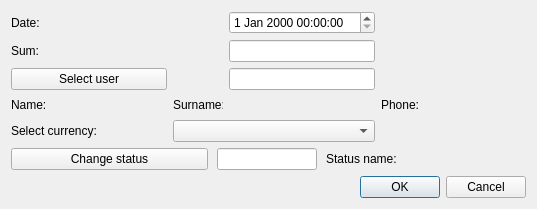
<?xml version="1.0" encoding="UTF-8"?>
<ui version="4.0">
 <class>CreatePayment</class>
 <widget class="QDialog" name="CreatePayment">
  <property name="geometry">
   <rect>
    <x>0</x>
    <y>0</y>
    <width>537</width>
    <height>209</height>
   </rect>
  </property>
  <property name="windowTitle">
   <string>Create/Update payment</string>
  </property>
  <property name="locale">
   <locale language="English" country="UnitedStates"/>
  </property>
  <property name="modal">
   <bool>false</bool>
  </property>
  <layout class="QGridLayout" name="gridLayout">
   <property name="leftMargin">
    <number>11</number>
   </property>
   <property name="topMargin">
    <number>11</number>
   </property>
   <property name="rightMargin">
    <number>11</number>
   </property>
   <property name="bottomMargin">
    <number>11</number>
   </property>
   <item row="4" column="3">
    <widget class="QLineEdit" name="userEdit">
     <property name="toolTip">
      <string>Must not be empty</string>
     </property>
     <property name="readOnly">
      <bool>true</bool>
     </property>
    </widget>
   </item>
   <item row="5" column="4">
    <widget class="QLabel" name="phoneLb">
     <property name="text">
      <string>Phone:</string>
     </property>
    </widget>
   </item>
   <item row="5" column="2">
    <widget class="QLabel" name="surnameLb">
     <property name="minimumSize">
      <size>
       <width>50</width>
       <height>0</height>
      </size>
     </property>
     <property name="maximumSize">
      <size>
       <width>50</width>
       <height>16777215</height>
      </size>
     </property>
     <property name="text">
      <string>Surname:</string>
     </property>
    </widget>
   </item>
   <item row="5" column="3">
    <widget class="QLabel" name="surnamePh">
     <property name="minimumSize">
      <size>
       <width>100</width>
       <height>0</height>
      </size>
     </property>
     <property name="font">
      <font>
       <family>Times New Roman</family>
       <pointsize>12</pointsize>
       <weight>75</weight>
       <italic>true</italic>
       <bold>true</bold>
      </font>
     </property>
     <property name="text">
      <string/>
     </property>
    </widget>
   </item>
   <item row="5" column="5">
    <widget class="QLabel" name="phonePh">
     <property name="minimumSize">
      <size>
       <width>100</width>
       <height>0</height>
      </size>
     </property>
     <property name="font">
      <font>
       <family>Times New Roman</family>
       <pointsize>12</pointsize>
       <weight>75</weight>
       <italic>true</italic>
       <bold>true</bold>
      </font>
     </property>
     <property name="text">
      <string/>
     </property>
    </widget>
   </item>
   <item row="8" column="0" colspan="6">
    <layout class="QHBoxLayout" name="horizontalLayout">
     <item>
      <spacer name="horizontalSpacer">
       <property name="orientation">
        <enum>Qt::Horizontal</enum>
       </property>
       <property name="sizeHint" stdset="0">
        <size>
         <width>40</width>
         <height>20</height>
        </size>
       </property>
      </spacer>
     </item>
     <item>
      <widget class="QPushButton" name="okBtn">
       <property name="text">
        <string>OK</string>
       </property>
      </widget>
     </item>
     <item>
      <widget class="QPushButton" name="cancelBtn">
       <property name="text">
        <string>Cancel</string>
       </property>
      </widget>
     </item>
    </layout>
   </item>
   <item row="5" column="0">
    <widget class="QLabel" name="nameLb">
     <property name="minimumSize">
      <size>
       <width>50</width>
       <height>0</height>
      </size>
     </property>
     <property name="maximumSize">
      <size>
       <width>50</width>
       <height>16777215</height>
      </size>
     </property>
     <property name="text">
      <string>Name:</string>
     </property>
    </widget>
   </item>
   <item row="0" column="0">
    <widget class="QLabel" name="dateLb">
     <property name="text">
      <string>Date:</string>
     </property>
    </widget>
   </item>
   <item row="2" column="0">
    <widget class="QLabel" name="valieLb">
     <property name="text">
      <string>Sum:</string>
     </property>
    </widget>
   </item>
   <item row="5" column="1">
    <widget class="QLabel" name="namePh">
     <property name="minimumSize">
      <size>
       <width>100</width>
       <height>0</height>
      </size>
     </property>
     <property name="font">
      <font>
       <family>Times New Roman</family>
       <pointsize>12</pointsize>
       <weight>75</weight>
       <italic>true</italic>
       <bold>true</bold>
      </font>
     </property>
     <property name="text">
      <string/>
     </property>
    </widget>
   </item>
   <item row="6" column="0" colspan="2">
    <widget class="QLabel" name="currencyLb">
     <property name="text">
      <string>Select currency:</string>
     </property>
    </widget>
   </item>
   <item row="4" column="0" colspan="2">
    <widget class="QPushButton" name="userBtn">
     <property name="minimumSize">
      <size>
       <width>150</width>
       <height>0</height>
      </size>
     </property>
     <property name="text">
      <string>Select user</string>
     </property>
    </widget>
   </item>
   <item row="6" column="2" colspan="2">
    <widget class="QComboBox" name="currencyCmb"/>
   </item>
   <item row="2" column="3">
    <widget class="QLineEdit" name="valueEdit">
     <property name="toolTip">
      <string>&lt;html&gt;&lt;head/&gt;&lt;body&gt;&lt;p&gt;For example: 300 (depending on currency, in that case 300 USD)&lt;/p&gt;&lt;/body&gt;&lt;/html&gt;</string>
     </property>
    </widget>
   </item>
   <item row="0" column="3">
    <widget class="QDateTimeEdit" name="dateEdit"/>
   </item>
   <item row="7" column="0" colspan="6">
    <widget class="QWidget" name="statusWidget" native="true">
     <layout class="QHBoxLayout" name="horizontalLayout_3">
      <property name="spacing">
       <number>9</number>
      </property>
      <property name="leftMargin">
       <number>0</number>
      </property>
      <property name="topMargin">
       <number>0</number>
      </property>
      <property name="rightMargin">
       <number>0</number>
      </property>
      <property name="bottomMargin">
       <number>0</number>
      </property>
      <item>
       <widget class="QPushButton" name="statusBtn">
        <property name="sizePolicy">
         <sizepolicy hsizetype="Fixed" vsizetype="Fixed">
          <horstretch>0</horstretch>
          <verstretch>0</verstretch>
         </sizepolicy>
        </property>
        <property name="minimumSize">
         <size>
          <width>197</width>
          <height>0</height>
         </size>
        </property>
        <property name="text">
         <string>Change status</string>
        </property>
       </widget>
      </item>
      <item>
       <widget class="QLineEdit" name="statusEdit">
        <property name="readOnly">
         <bool>true</bool>
        </property>
       </widget>
      </item>
      <item>
       <widget class="QLabel" name="statusLb">
        <property name="text">
         <string>Status name:</string>
        </property>
       </widget>
      </item>
      <item>
       <widget class="QLabel" name="statusPh">
        <property name="minimumSize">
         <size>
          <width>120</width>
          <height>0</height>
         </size>
        </property>
        <property name="font">
         <font>
          <family>Times New Roman</family>
          <pointsize>12</pointsize>
          <weight>75</weight>
          <italic>true</italic>
          <bold>true</bold>
         </font>
        </property>
        <property name="text">
         <string/>
        </property>
       </widget>
      </item>
     </layout>
    </widget>
   </item>
  </layout>
 </widget>
 <tabstops>
  <tabstop>userBtn</tabstop>
  <tabstop>okBtn</tabstop>
  <tabstop>cancelBtn</tabstop>
 </tabstops>
 <resources/>
 <connections/>
</ui>
